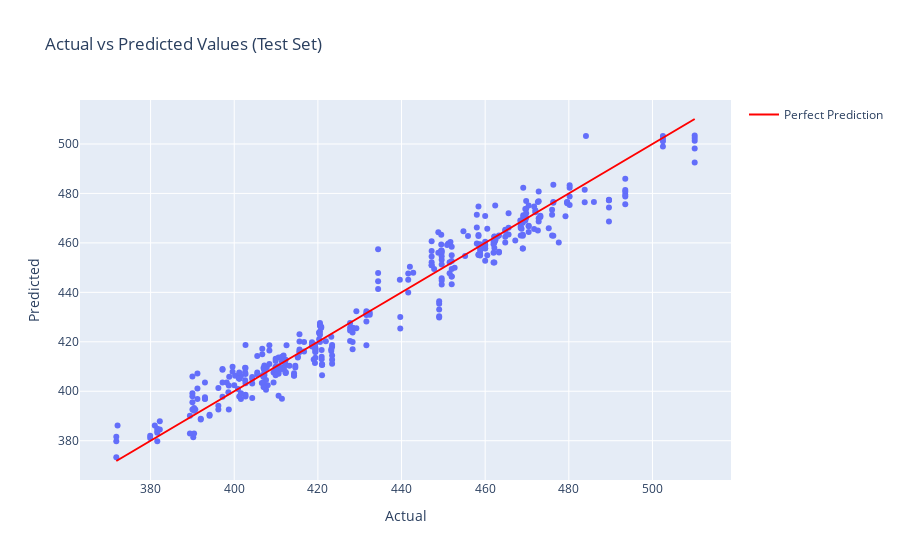

Source (notebook cell):
### Code cell
xgb_model = XGBRegressor(objective="reg:squarederror", 
                             random_state=42, 
                             reg_lambda=10,
                             min_child_weight=3, 
                             colsample_bytree=0.8, 
                             learning_rate=0.05, 
                             max_depth=7, 
                             n_estimators=300)

xgb_model.fit(X_train, y_train)

train_pred = xgb_model.predict(X_train)
test_pred = xgb_model.predict(X_test)
val_pred = xgb_model.predict(X_val)

cv_scores = cross_val_score(xgb_model, X_train, y_train, scoring=scorer, cv=kf)
print(f"Cross-Validated RMSE: {-np.mean(cv_scores):.3f}")

mse_train = mean_squared_error(y_train, train_pred)
mse_val = mean_squared_error(y_val, val_pred)
mse_test = mean_squared_error(y_test, test_pred)
print(f"mse_train = {mse_train}")
print(f"mse_val = {mse_val}")
print(f"mse_test = {mse_test}")

rmse_test = np.sqrt(mse_test)
print(f"rmse_test = {rmse_test}")

train_r2 = r2_score(y_train, train_pred)
val_r2 = r2_score(y_val, val_pred)
test_r2 = r2_score(y_test, test_pred)

print(f"train_r2 = {train_r2}")
print(f"val_r2 = {val_r2}")
print(f"test_r2 = {test_r2}")

mae_train = mean_absolute_error(y_train, train_pred)
mae_val = mean_absolute_error(y_val, val_pred)
mae_test = mean_absolute_error(y_test, test_pred)
print(f"mae_train = {mae_train}")
print(f"mae_val = {mae_val}")
print(f"mae_test = {mae_test}")

results_xgb = pd.DataFrame({
    'Actual 2k tijd': y_test,
    'Predicted 2k tijd (XGBoost)': test_pred,
    'Difference (XGBoost)': y_test - test_pred
})
print(results_xgb.head(10))

### plot for the validation set
# plt.figure(figsize=(10, 6))
# plt.scatter(y_val, val_pred, alpha=0.7, label='Predicted vs Actual (XGBoost)')
# plt.plot([min(y_val), max(y_val)], [min(y_val), max(y_val)], color='red', linestyle='--', linewidth=2, label='Ideal Fit')
# plt.xlabel('Actual Values')
# plt.ylabel('Predicted Values')
# plt.title('Validation Set: Predicted vs Actual (XGBoost)')
# plt.legend()
# plt.grid(True)
# plt.show()

### plot for the test set
# plt.figure(figsize=(10, 6))
# plt.scatter(y_test, test_pred, alpha=0.7, label='Predicted vs Actual (XGBoost)')
# plt.plot([min(y_test), max(y_test)], [min(y_test), max(y_test)], color='red', linestyle='--', linewidth=2, label='Ideal Fit')
# plt.xlabel('Actual Values')
# plt.ylabel('Predicted Values')
# plt.title('Test Set: Predicted vs Actual (XGBoost)')
# plt.legend()
# plt.grid(True)
# plt.show()

### plotting the actual vs predicted values for the test set
import plotly.express as px
import plotly.graph_objects as go

data = pd.DataFrame({'Actual': y_test, 'Predicted': test_pred})
fig = px.scatter(data, x='Actual', y='Predicted', title="Actual vs Predicted Values (Test Set)")
min_val = min(data['Actual'].min(), data['Predicted'].min())
max_val = max(data['Actual'].max(), data['Predicted'].max())
fig.add_trace(go.Scatter(x=[min_val, max_val], y=[min_val, max_val], mode='lines', 
                         name='Perfect Prediction', line=dict(color='red')))
fig.show()

### plotting the residuals for the test set
residuals_xgb = y_test - test_pred
plt.figure(figsize=(10, 6))
plt.scatter(test_pred, residuals_xgb, alpha=0.7)
plt.axhline(0, color='red', linestyle='--', linewidth=2)
plt.xlabel('Predicted Values')
plt.ylabel('Residuals')
plt.title('Residual Analysis (Test Set - XGBoosct)')
plt.grid(True)
plt.show()

### feature analysis
plt.figure(figsize=(10, 6))
xgb.plot_importance(xgb_model, importance_type='weight', max_num_features=10)
plt.title("Feature Importance")
plt.show()

test_pred = xgb_model.predict(X_test)
test_rmse = np.sqrt(mean_squared_error(y_test, test_pred))
print("Test RMSE:", test_rmse)

from xgboost import plot_tree
import matplotlib.pyplot as plt

# Visualize the first tree in the XGBoost model
plt.figure(figsize=(20, 10))
plot_tree(xgb_model, num_trees=0, rankdir='LR')  # num_trees=0 visualizes the first tree
plt.title("Visualization of the First Decision Tree")
plt.show()

# To visualize more trees, loop through and plot them
num_trees_to_plot = 3  # Adjust this to control the number of trees to visualize
for i in range(num_trees_to_plot):
    plt.figure(figsize=(20, 10))
    plot_tree(xgb_model, num_trees=i, rankdir='LR')
    plt.title(f"Visualization of Tree {i}")
    plt.show()

### Figure 1 — Plotly figure (JSON) as saved in the notebook; plotly's stock layout.template omitted (floating-point values rounded to 4 significant figures; data arrays with more than 128 entries replaced by an {"elided": "..."} marker saying what was removed)
{"data": [{"hovertemplate": "Actual=%{x}<br>Predicted=%{y}<extra></extra>", "legendgroup": "", "marker": {"color": "#636efa", "symbol": "circle"}, "mode": "markers", "name": "", "orientation": "v", "showlegend": false, "type": "scatter", "x": {"elided": "391 float values"}, "xaxis": "x", "y": {"elided": "391 float values"}, "yaxis": "y"}, {"line": {"color": "red"}, "mode": "lines", "name": "Perfect Prediction", "type": "scatter", "x": [371.8, 510.1], "y": [371.8, 510.1]}], "layout": {"legend": {"tracegroupgap": 0}, "title": {"text": "Actual vs Predicted Values (Test Set)"}, "xaxis": {"anchor": "y", "domain": [0, 1], "title": {"text": "Actual"}}, "yaxis": {"anchor": "x", "domain": [0, 1], "title": {"text": "Predicted"}}}}
